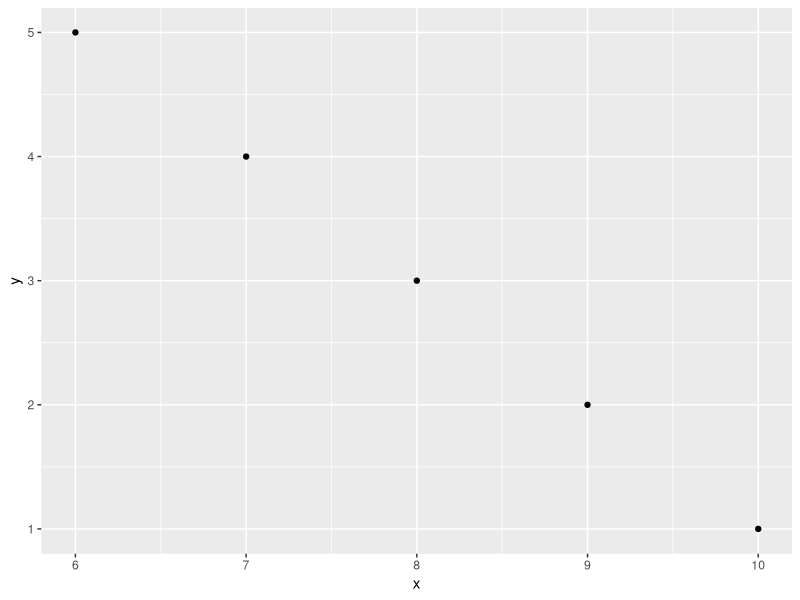

This chart was generated by the following R code: (Note: this script raises an error after producing the figure.)
## ---- chunk 1
knitr::opts_chunk$set(echo = FALSE, error = TRUE)
library(dplyr)
library(ggplot2)
## ---- chunk 2
v <- c(1:5, 10:20)                   # create a vector
v_mean <- mean(v)                    # take its mean 
df <- data.frame(x = 1:10, y = 10:1) # create a data frame
df <- filter(df, x > 5)              # subset it
plot <- ggplot(df, aes(x, y)) +      # plot it
    geom_point()                     
## ---- chunk 3
say_hi <- function(name) paste("Hi", name)
say_hi("Mr. Sandman") # usage
## ---- chunk 4
example <- function(a, b, c, d) a + b + c + d
## ---- chunk 5
x <- example(1, 2, 3, 4)
## ---- chunk 6
3 + 2
filter(data.frame(x = 1:10, y = 1:10), x > 5)
## ---- chunk 7
a <- 1
b <- 2
c <- 3
d <- 4
a + b + c + d
## ---- chunk 8
example <- function(a, b, c, d) a + b + c + d
example(1, 2, 3, 4)
## ---- chunk 9
unique <- function(vec, binary_pred = `==`) {
    prev <- NA; u <- c()
    for (obj in vec) {
        if (is.na(prev) || !binary_pred(obj, prev)) {
            u <- append(u, obj)
        }
        prev <- obj
    }
    u
}
## ---- chunk 10
heights <- starwars$heights
length(heights[heights > 150]) > 0
## ---- chunk 11
sum(as.numeric(heights > 150), na.rm = TRUE) > 0
## ---- chunk 12
#| echo: true
any(heights > 100)
## ---- chunk 13
#| echo: true
all(heights > 20, na.rm = TRUE)
## ---- chunk 14
example <- function(a, b, c, d) a + b + c + d
## ---- chunk 15
shout_hey <- function(name) {
  name <- toupper(name)
  paste0("HEY ", name, "!")
}
shout_hey("Mr. Tambourine Man")
## ---- chunk 16

x <- 10
y <- {
    a <- x * x
    z <- a - 10
    z * 2
}
## ---- chunk 17
square_add_five <- function(x) {
  x <- x * x
  x + 5
}
square_add_five(5)
## ---- chunk 18
square_add_five <- function(x) {
  x_squared <- x * x
  return(x_squared + 5)
}
square_add_five(5)
## ---- chunk 19
which_season <- function(month) {
   # What should we write here?
}
## ---- chunk 20
which_season <- function(month) {
  c(rep("Winter", 2), 
    rep("Spring", 3), 
    rep("Summer", 3), 
    rep("Fall", 3), 
    "Winter")[month]
}
which_season(10)
## ---- chunk 21
#| echo: true
fizzbuzz <- function(n) {
  # What should we write here? 
}
## ---- chunk 22
#| echo: true
fizzbuzz <- function(n) {
  c(as.character(n),
    "Fizz",
    "Buzz",
    "FizzBuzz")[((n %% 3 == 0) + (2 * (n %% 5 == 0))) + 1]
}
## ---- chunk 23
#| echo: true
fizzbuzz <- function(n) {
  c("FizzBuzz",
    "Fizz",
    "Buzz",
    as.character(n))[
      c(n %% 3 == 0 && n %% 5 == 0, n %% 3 == 0, n %% 5 == 0, TRUE)
    ][1]
}
## ---- chunk 24
#| echo: true
fizzbuzz <- function(n) {
  c("FizzBuzz",
    "Fizz",
    "Buzz",
    as.character(n))[
      c(n %% 3 == 0 && n %% 5 == 0, n %% 3 == 0, n %% 5 == 0, TRUE) |> 
        which() |> 
        min()
      ]
}
## ---- chunk 25
#| echo: true
x <- 10
if (x >= 10)
  x <- 5
x
## ---- chunk 26
#| echo: true
can_i_drive <- function(age) {
  if (age < 16) 
    "No, you're too young."
  else
    "If you have a license."
}
can_i_drive(21)
## ---- chunk 27
#| echo: true
which_season <- function(month) {
  c(rep("Winter", 2), 
    rep("Spring", 3), 
    rep("Summer", 3), 
    rep("Fall", 3), 
    "Winter")[month]
}
## ---- chunk 28
#| echo: true

which_season <- function(month) {
  if (month < 1 || month > 12)
    NA
  else if (month == 12 || month %in% 1:2)
    "Winter"
  else if (month %in% 3:5)
    "Spring"
  else if (month %in% 6:8)
    "Summer"
  else
    "Fall"
}
## ---- chunk 29
#| echo: true
fizzbuzz <- function(n) {
  c(as.character(n),
    "Fizz",
    "Buzz",
    "FizzBuzz")[((n %% 3 == 0) + (2 * (n %% 5 == 0))) + 1]
}
## ---- chunk 30
#| echo: true
fizzbuzz <- function(n) {
  # This one is what I prefer. 
  s <- character()
  if (n %% 3 == 0) {
    s <- "Fizz"
  }
  if (n %% 5 == 0) {
    s <- paste0(s, "Buzz")
  }
  if (!length(s)) {
    s <- as.character(n)
  }
  s
}
## ---- chunk 31
#| echo: true
fizzbuzz <- function(n) {
  if (n %% 3 == 0 && n %% 5 == 0) {
    "FizzBuzz"
  }
  else if (n %% 3 == 0) {
    "Fizz"
  }
  else if (n %% 5 == 0) {
    "Buzz"
  }
  else {
    as.character(n)
  }
}
## ---- chunk 32
#| echo: true
fizzbuzz <- function(n) {
  if (n %% 3 == 0) {
    # To avoid redundant computation. 
    if (n %% 5 == 0)
      "FizzBuzz"
    else
      "Fizz"
  } else if (n %% 5 == 0) {
    "Buzz"
  } else {
    as.character(n)
  }
}
## ---- chunk 33
#| echo: true
fizzbuzz <- function(n) {
  # To avoid redundant computation. 
  div_3 <- n %% 3 == 0
  div_5 <- n %% 5 == 0
  if (div_3 && div_5) {
    "FizzBuzz"
  } else if (div_3) {
    "Fizz"
  } else if (div_5) {
    "Buzz"
  } else {
    as.character(n)
  }
}
## ---- chunk 34
#| echo: true
x <- 1:10
ifelse(x %% 2 == 0, "Divisible by 2", "Not divisible by 2")
## ---- chunk 35
countdown <- function(from = 10, outcome = "Takeoff!") {
  cat("...")
  if (from > 0) {
    cat(from)
    countdown(from - 1, outcome)
  } 
  else {
    cat(outcome)
  }
}
countdown()
## ---- chunk 36
make_adder <- function(a) {
  add_this <- function(b) {
    return(a + b)
  }
}
add_three <- make_adder(3)
add_three(4)
## ---- chunk 37
make_greeting <- function(greeting = "Hello,") {
  greet_this <- function(this = "World") {
    cat(greeting, this)
  }
}
say_howdy <- make_greeting("Howdy")
say_howdy("Polly")
## ---- chunk 38
apply <- function(f, x) {
  f(x)
}
v <- 1:10
apply(max, v)
apply(mean, v)
## ---- chunk 39
a_name <- function() "is merely a mask I wear..."
a_better_name <- a_name
an_even_better_name <- a_better_name
an_even_better_name()
## ---- chunk 40
go_driving <- function(age) {
  if (age < 16) 
    stop("You're too young to drive.")
  print("Vroom...")
}
go_driving(15)
## ---- chunk 41
go_driving <- function(age) {
  if (age < 16) 
    stop("You're too young to drive.")
  else if (age <= 21)
    warning("Your insurance company frowns.")
  print("Vroom...")
}
go_driving(20)
